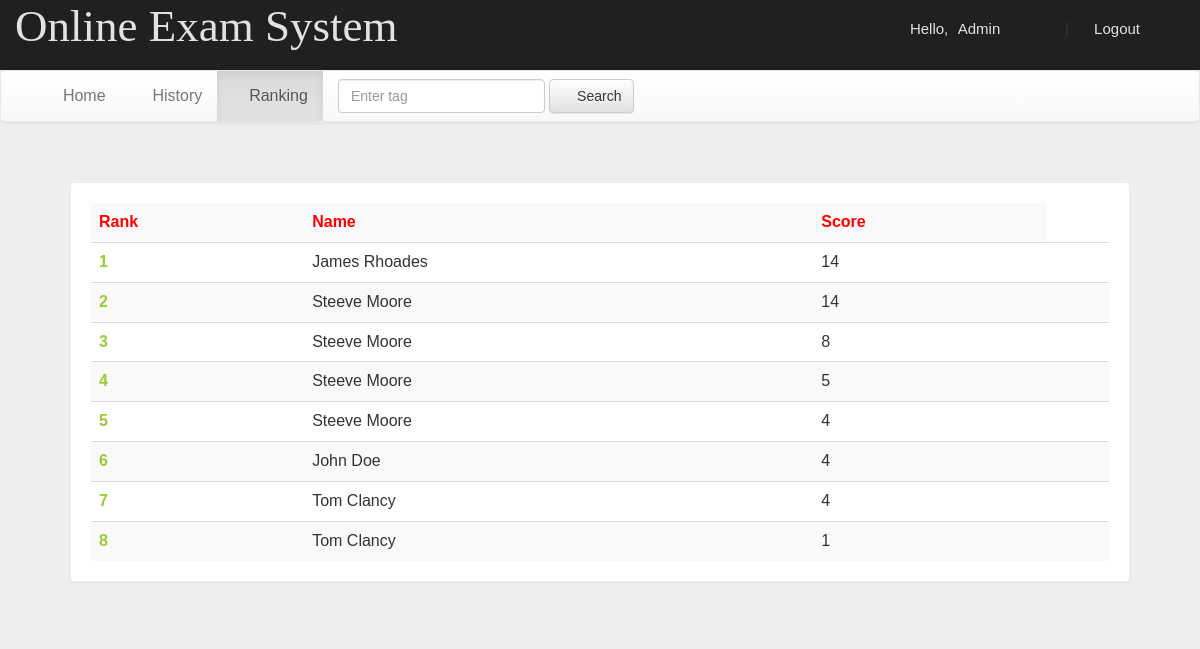
Page /account.php?q=3 (signed in) on the committed database.
### tables this page shows
CREATE TABLE `rank` (
  `email` varchar(50) NOT NULL,
  `score` int(11) NOT NULL,
  `time` timestamp NOT NULL DEFAULT CURRENT_TIMESTAMP ON UPDATE CURRENT_TIMESTAMP
);

CREATE TABLE `user` (
  `name` varchar(50) NOT NULL,
  `gender` varchar(5) NOT NULL,
  `college` varchar(100) NOT NULL,
  `email` varchar(50) NOT NULL,
  `mob` bigint(20) NOT NULL,
  `password` varchar(50) NOT NULL
);

### account.php (the view, shortened to what this page needs)
<!DOCTYPE html PUBLIC "-//W3C//DTD XHTML 1.0 Transitional//EN" "http://www.w3.org/TR/xhtml1/DTD/xhtml1-transitional.dtd">
<html xmlns="http://www.w3.org/1999/xhtml">
<head>
<link  rel="stylesheet" href="css/bootstrap.min.css"/>
 <link  rel="stylesheet" href="css/bootstrap-theme.min.css"/>
 <link rel="stylesheet" href="css/main.css">
 <link  rel="stylesheet" href="css/font.css">
</head>
<body>
<div class="header">
<div class="row">
<div class="col-lg-6">
<span class="logo">Online Exam System</span></div>
<div class="col-md-4 col-md-offset-2">
 <?php
 include_once 'dbConnection.php';
  if(!(isset($_SESSION['email']))){
header("location:index.php");
}
else
{
$name = $_SESSION['name'];
echo '<span class="pull-right top title1" ><span class="log1"><span class="glyphicon glyphicon-user" aria-hidden="true"></span>&nbsp;&nbsp;&nbsp;&nbsp;Hello,</span> <a href="account.php?q=1" class="log log1">'.$name.'</a>&nbsp;|&nbsp;<a href="logout.php?q=account.php" class="log"><span class="glyphicon glyphicon-log-out" aria-hidden="true"></span>&nbsp;Logout</button></a></span>';
}?>
</div>
</div></div>
<div class="bg">
<nav class="navbar navbar-default title1">
  <div class="container-fluid">
    <div class="collapse navbar-collapse" id="bs-example-navbar-collapse-1">
      <ul class="nav navbar-nav">
        <li <?php if(@$_GET['q']==1) echo'class="active"'; ?> ><a href="account.php?q=1"><span class="glyphicon glyphicon-home" aria-hidden="true"></span>&nbsp;Home<span class="sr-only">(current)</span></a></li>
        <li <?php if(@$_GET['q']==2) echo'class="active"'; ?>><a href="account.php?q=2"><span class="glyphicon glyphicon-list-alt" aria-hidden="true"></span>&nbsp;History</a></li>
		<li <?php if(@$_GET['q']==3) echo'class="active"'; ?>><a href="account.php?q=3"><span class="glyphicon glyphicon-stats" aria-hidden="true"></span>&nbsp;Ranking</a></li></ul>
            <form class="navbar-form navbar-left" role="search">
        <div class="form-group">
          <input type="text" class="form-control" placeholder="Enter tag ">
        </div>
        <button type="submit" class="btn btn-default"><span class="glyphicon glyphicon-search" aria-hidden="true"></span>&nbsp;Search</button>
      </form>
      </div>
  </div>
</nav>
<div class="container">
<div class="row">
<div class="col-md-12">
<?php
if(@$_GET['q']== 3)
{
$q=mysqli_query($con,"SELECT * FROM rank  ORDER BY score DESC " )or die('Error223');
echo  '<div class="panel title">
<table class="table table-striped title1" >
<tr style="color:red"><td><b>Rank</b></td><td><b>Name</b></td><td><b>Score</b></td></tr>';
$c=0;
while($row=mysqli_fetch_array($q) )
{
$e=$row['email'];
$s=$row['score'];
$q12=mysqli_query($con,"SELECT * FROM user WHERE email='$e' " )or die('Error231');
while($row=mysqli_fetch_array($q12) )
{
$name=$row['name'];
}
$c++;
echo '<tr><td style="color:#99cc32"><b>'.$c.'</b></td><td>'.$name.'</td><td>'.$s.'</td><td>';
}
echo '</table></div>';}
?>
</div></div></div></div>
</body>
</html>

### css/main.css (style rules this page uses)
body { overflow-x: hidden; width: 100%; font: 15px "Century Gothic", "Times Roman", sans-serif; background: #eee; min-height: 550px; background-attachment: fixed; }
.bg { min-height: 540px; }
.panel { border-color: #eee; margin: 40px; padding: 20px; font: 15px "Century Gothic", "Times Roman", sans-serif; }
.title { font-family: "typo"; }
.header { background: #202020; height: 70px; }
.logo { font-family: "typo"; font-size: 45px; color: #e2e2e2; margin: 15px; }
.title1 { font: 16px "Century Gothic", "Times Roman", sans-serif; }
.top { margin-top: 20px; }
.log1 { font: 15px "Ubuntu", sans-serif; color: #e2e2e2; margin-left: 10px; }
.log { margin: 10px; margin-right: 60px; margin-left: 5px; color: #e2e2e2; text-decoration: none; font-size: 20px; font-size: 15px; }

### rows in the picture
rank: user.name "James Rhoades", score "14"
rank: user.name "Steeve Moore", score "14"
rank: score "8"
user: name "Steeve Moore"
rank: score "5"
rank: score "4"
rank: user.name "John Doe", score "4"
rank: user.name "Tom Clancy", score "4"
rank: score "1"
user: name "Tom Clancy"

### other values in the picture
$name "Admin"
